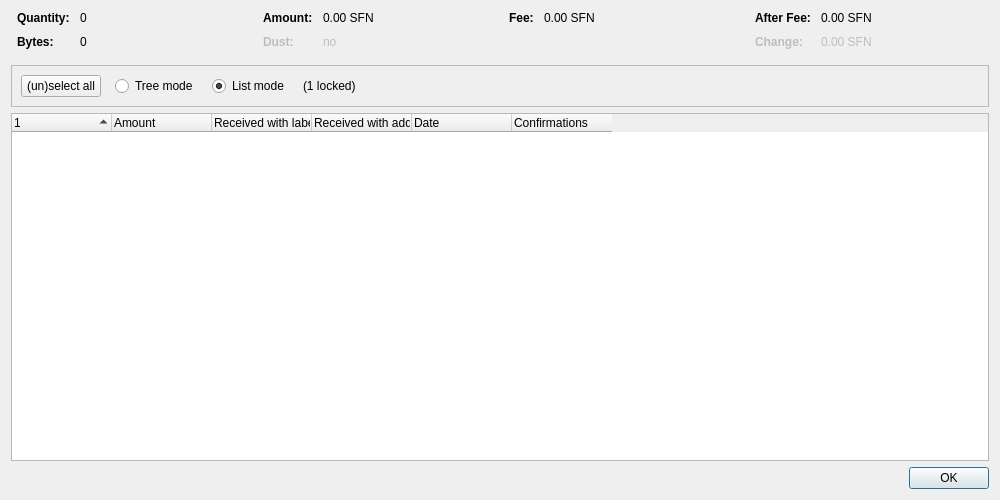
<?xml version="1.0" encoding="UTF-8"?>
<ui version="4.0">
 <class>CoinControlDialog</class>
 <widget class="QDialog" name="CoinControlDialog">
  <property name="geometry">
   <rect>
    <x>0</x>
    <y>0</y>
    <width>1000</width>
    <height>500</height>
   </rect>
  </property>
  <property name="windowTitle">
   <string>Coin Selection</string>
  </property>
  <layout class="QVBoxLayout" name="verticalLayout">
   <item>
    <layout class="QHBoxLayout" name="horizontalLayoutTop" stretch="0,0,0,0">
     <property name="topMargin">
      <number>0</number>
     </property>
     <property name="bottomMargin">
      <number>10</number>
     </property>
     <item>
      <layout class="QFormLayout" name="formLayoutCoinControl1">
       <property name="horizontalSpacing">
        <number>10</number>
       </property>
       <property name="verticalSpacing">
        <number>10</number>
       </property>
       <property name="leftMargin">
        <number>6</number>
       </property>
       <property name="rightMargin">
        <number>6</number>
       </property>
       <item row="0" column="0">
        <widget class="QLabel" name="labelCoinControlQuantityText">
         <property name="font">
          <font>
           <weight>75</weight>
           <bold>true</bold>
          </font>
         </property>
         <property name="text">
          <string>Quantity:</string>
         </property>
        </widget>
       </item>
       <item row="0" column="1">
        <widget class="QLabel" name="labelCoinControlQuantity">
         <property name="cursor">
          <cursorShape>IBeamCursor</cursorShape>
         </property>
         <property name="contextMenuPolicy">
          <enum>Qt::ActionsContextMenu</enum>
         </property>
         <property name="text">
          <string notr="true">0</string>
         </property>
         <property name="textInteractionFlags">
          <set>Qt::LinksAccessibleByMouse|Qt::TextSelectableByKeyboard|Qt::TextSelectableByMouse</set>
         </property>
        </widget>
       </item>
       <item row="1" column="0">
        <widget class="QLabel" name="labelCoinControlBytesText">
         <property name="font">
          <font>
           <weight>75</weight>
           <bold>true</bold>
          </font>
         </property>
         <property name="text">
          <string>Bytes:</string>
         </property>
        </widget>
       </item>
       <item row="1" column="1">
        <widget class="QLabel" name="labelCoinControlBytes">
         <property name="cursor">
          <cursorShape>IBeamCursor</cursorShape>
         </property>
         <property name="contextMenuPolicy">
          <enum>Qt::ActionsContextMenu</enum>
         </property>
         <property name="text">
          <string notr="true">0</string>
         </property>
         <property name="textInteractionFlags">
          <set>Qt::LinksAccessibleByMouse|Qt::TextSelectableByKeyboard|Qt::TextSelectableByMouse</set>
         </property>
        </widget>
       </item>
      </layout>
     </item>
     <item>
      <layout class="QFormLayout" name="formLayoutCoinControl2">
       <property name="horizontalSpacing">
        <number>10</number>
       </property>
       <property name="verticalSpacing">
        <number>10</number>
       </property>
       <property name="leftMargin">
        <number>6</number>
       </property>
       <property name="rightMargin">
        <number>6</number>
       </property>
       <item row="0" column="0">
        <widget class="QLabel" name="labelCoinControlAmountText">
         <property name="font">
          <font>
           <weight>75</weight>
           <bold>true</bold>
          </font>
         </property>
         <property name="text">
          <string>Amount:</string>
         </property>
        </widget>
       </item>
       <item row="0" column="1">
        <widget class="QLabel" name="labelCoinControlAmount">
         <property name="cursor">
          <cursorShape>IBeamCursor</cursorShape>
         </property>
         <property name="contextMenuPolicy">
          <enum>Qt::ActionsContextMenu</enum>
         </property>
         <property name="text">
          <string notr="true">0.00 SFN</string>
         </property>
         <property name="textInteractionFlags">
          <set>Qt::LinksAccessibleByMouse|Qt::TextSelectableByKeyboard|Qt::TextSelectableByMouse</set>
         </property>
        </widget>
       </item>
       <item row="1" column="0">
        <widget class="QLabel" name="labelCoinControlLowOutputText">
         <property name="enabled">
          <bool>false</bool>
         </property>
         <property name="font">
          <font>
           <weight>75</weight>
           <bold>true</bold>
          </font>
         </property>
         <property name="text">
          <string>Dust:</string>
         </property>
        </widget>
       </item>
       <item row="1" column="1">
        <widget class="QLabel" name="labelCoinControlLowOutput">
         <property name="enabled">
          <bool>false</bool>
         </property>
         <property name="cursor">
          <cursorShape>IBeamCursor</cursorShape>
         </property>
         <property name="contextMenuPolicy">
          <enum>Qt::ActionsContextMenu</enum>
         </property>
         <property name="text">
          <string notr="true">no</string>
         </property>
         <property name="textInteractionFlags">
          <set>Qt::LinksAccessibleByMouse|Qt::TextSelectableByKeyboard|Qt::TextSelectableByMouse</set>
         </property>
        </widget>
       </item>
      </layout>
     </item>
     <item>
      <layout class="QFormLayout" name="formLayoutCoinControl3">
       <property name="horizontalSpacing">
        <number>10</number>
       </property>
       <property name="verticalSpacing">
        <number>10</number>
       </property>
       <property name="leftMargin">
        <number>6</number>
       </property>
       <property name="rightMargin">
        <number>6</number>
       </property>
       <item row="0" column="0">
        <widget class="QLabel" name="labelCoinControlFeeText">
         <property name="font">
          <font>
           <weight>75</weight>
           <bold>true</bold>
          </font>
         </property>
         <property name="text">
          <string>Fee:</string>
         </property>
        </widget>
       </item>
       <item row="0" column="1">
        <widget class="QLabel" name="labelCoinControlFee">
         <property name="cursor">
          <cursorShape>IBeamCursor</cursorShape>
         </property>
         <property name="contextMenuPolicy">
          <enum>Qt::ActionsContextMenu</enum>
         </property>
         <property name="text">
          <string notr="true">0.00 SFN</string>
         </property>
         <property name="textInteractionFlags">
          <set>Qt::LinksAccessibleByMouse|Qt::TextSelectableByKeyboard|Qt::TextSelectableByMouse</set>
         </property>
        </widget>
       </item>
      </layout>
     </item>
     <item>
      <layout class="QFormLayout" name="formLayoutCoinControl4">
       <property name="horizontalSpacing">
        <number>10</number>
       </property>
       <property name="verticalSpacing">
        <number>10</number>
       </property>
       <property name="leftMargin">
        <number>6</number>
       </property>
       <property name="rightMargin">
        <number>6</number>
       </property>
       <item row="0" column="0">
        <widget class="QLabel" name="labelCoinControlAfterFeeText">
         <property name="font">
          <font>
           <weight>75</weight>
           <bold>true</bold>
          </font>
         </property>
         <property name="text">
          <string>After Fee:</string>
         </property>
        </widget>
       </item>
       <item row="0" column="1">
        <widget class="QLabel" name="labelCoinControlAfterFee">
         <property name="cursor">
          <cursorShape>IBeamCursor</cursorShape>
         </property>
         <property name="contextMenuPolicy">
          <enum>Qt::ActionsContextMenu</enum>
         </property>
         <property name="text">
          <string notr="true">0.00 SFN</string>
         </property>
         <property name="textInteractionFlags">
          <set>Qt::LinksAccessibleByMouse|Qt::TextSelectableByKeyboard|Qt::TextSelectableByMouse</set>
         </property>
        </widget>
       </item>
       <item row="1" column="0">
        <widget class="QLabel" name="labelCoinControlChangeText">
         <property name="enabled">
          <bool>false</bool>
         </property>
         <property name="font">
          <font>
           <weight>75</weight>
           <bold>true</bold>
          </font>
         </property>
         <property name="text">
          <string>Change:</string>
         </property>
        </widget>
       </item>
       <item row="1" column="1">
        <widget class="QLabel" name="labelCoinControlChange">
         <property name="enabled">
          <bool>false</bool>
         </property>
         <property name="cursor">
          <cursorShape>IBeamCursor</cursorShape>
         </property>
         <property name="contextMenuPolicy">
          <enum>Qt::ActionsContextMenu</enum>
         </property>
         <property name="text">
          <string notr="true">0.00 SFN</string>
         </property>
         <property name="textInteractionFlags">
          <set>Qt::LinksAccessibleByMouse|Qt::TextSelectableByKeyboard|Qt::TextSelectableByMouse</set>
         </property>
        </widget>
       </item>
      </layout>
     </item>
    </layout>
   </item>
   <item>
    <widget class="QFrame" name="frame">
     <property name="minimumSize">
      <size>
       <width>0</width>
       <height>40</height>
      </size>
     </property>
     <property name="frameShape">
      <enum>QFrame::StyledPanel</enum>
     </property>
     <property name="frameShadow">
      <enum>QFrame::Sunken</enum>
     </property>
     <layout class="QHBoxLayout" name="horizontalLayout">
      <item>
       <layout class="QHBoxLayout" name="horizontalLayoutPanel" stretch="0,0,0,0,0">
        <property name="spacing">
         <number>14</number>
        </property>
        <item>
         <widget class="QPushButton" name="pushButtonSelectAll">
          <property name="sizePolicy">
           <sizepolicy hsizetype="Maximum" vsizetype="Fixed">
            <horstretch>0</horstretch>
            <verstretch>0</verstretch>
           </sizepolicy>
          </property>
          <property name="text">
           <string>(un)select all</string>
          </property>
          <property name="autoDefault">
           <bool>false</bool>
          </property>
         </widget>
        </item>
        <item>
         <widget class="QRadioButton" name="radioTreeMode">
          <property name="sizePolicy">
           <sizepolicy hsizetype="Maximum" vsizetype="Fixed">
            <horstretch>0</horstretch>
            <verstretch>0</verstretch>
           </sizepolicy>
          </property>
          <property name="text">
           <string>Tree mode</string>
          </property>
         </widget>
        </item>
        <item>
         <widget class="QRadioButton" name="radioListMode">
          <property name="sizePolicy">
           <sizepolicy hsizetype="Maximum" vsizetype="Fixed">
            <horstretch>0</horstretch>
            <verstretch>0</verstretch>
           </sizepolicy>
          </property>
          <property name="text">
           <string>List mode</string>
          </property>
          <property name="checked">
           <bool>true</bool>
          </property>
         </widget>
        </item>
        <item>
         <widget class="QLabel" name="labelLocked">
          <property name="text">
           <string notr="true">(1 locked)</string>
          </property>
         </widget>
        </item>
        <item>
         <spacer name="horizontalSpacer">
          <property name="orientation">
           <enum>Qt::Horizontal</enum>
          </property>
          <property name="sizeHint" stdset="0">
           <size>
            <width>40</width>
            <height>20</height>
           </size>
          </property>
         </spacer>
        </item>
       </layout>
      </item>
     </layout>
    </widget>
   </item>
   <item>
    <widget class="CoinControlTreeWidget" name="treeWidget">
     <property name="contextMenuPolicy">
      <enum>Qt::CustomContextMenu</enum>
     </property>
     <property name="sortingEnabled">
      <bool>false</bool>
     </property>
     <property name="columnCount">
      <number>6</number>
     </property>
     <attribute name="headerShowSortIndicator" stdset="0">
      <bool>true</bool>
     </attribute>
     <attribute name="headerStretchLastSection">
      <bool>false</bool>
     </attribute>
     <column>
      <property name="text">
       <string/>
      </property>
     </column>
     <column>
      <property name="text">
       <string>Amount</string>
      </property>
     </column>
     <column>
      <property name="text">
       <string>Received with label</string>
      </property>
     </column>
     <column>
      <property name="text">
       <string>Received with address</string>
      </property>
     </column>
     <column>
      <property name="text">
       <string>Date</string>
      </property>
     </column>
     <column>
      <property name="text">
       <string>Confirmations</string>
      </property>
      <property name="toolTip">
       <string>Confirmed</string>
      </property>
     </column>
     <column>
      <property name="text">
       <string/>
      </property>
     </column>
     <column>
      <property name="text">
       <string/>
      </property>
     </column>
     <column>
      <property name="text">
       <string/>
      </property>
     </column>
     <column>
      <property name="text">
       <string/>
      </property>
     </column>
    </widget>
   </item>
   <item>
    <widget class="QDialogButtonBox" name="buttonBox">
     <property name="orientation">
      <enum>Qt::Horizontal</enum>
     </property>
     <property name="standardButtons">
      <set>QDialogButtonBox::Ok</set>
     </property>
    </widget>
   </item>
  </layout>
 </widget>
 <customwidgets>
  <customwidget>
   <class>CoinControlTreeWidget</class>
   <extends>QTreeWidget</extends>
   <header>qt/coincontroltreewidget.h</header>
  </customwidget>
 </customwidgets>
 <resources/>
 <connections/>
</ui>
